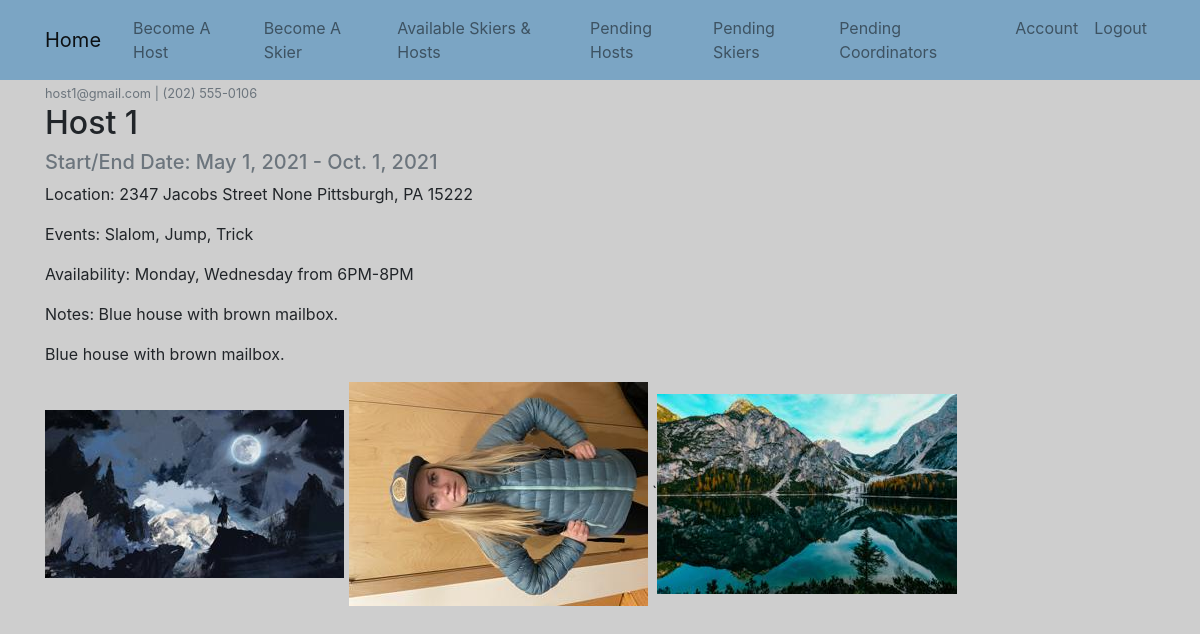
The page /host/28/ (signed in) on the database its author committed.
### host/models.py (models this page shows, shortened)
class Host(models.Model):
    name            = models.CharField(verbose_name="Full Name", max_length=254, null=False)
    email           = models.EmailField(verbose_name="Email", max_length=254, null=False)
    phone_number    = PhoneNumberField(verbose_name="Phone Number", null=False)
    address_1       = models.CharField(verbose_name="Address", max_length=128, null=False)
    address_2       = models.CharField(verbose_name="", max_length=128, blank=True, null=True)
    city            = models.CharField(verbose_name="City", max_length=128, null=False)
    state           = USStateField(verbose_name="State", null=False)
    zip_code        = models.CharField(verbose_name="Zip Code", max_length=10, null=False, validators=[zip_validator])
    events          = MultiSelectField(verbose_name="Events", choices=EVENTS)
    availability    = models.TextField(verbose_name="Availability", null=True)
    notes           = models.TextField(verbose_name="Additional Notes", null=True, blank=True)
    start_date      = models.DateField(verbose_name="Start Date")
    end_date        = models.DateField(verbose_name="End Date")
    image1          = models.ImageField(verbose_name="Site Picture 1", upload_to="./site_pics/", null=True, blank=True)
    image2          = models.ImageField(verbose_name="Site Picture 2", upload_to="./site_pics/", null=True, blank=True)
    image3          = models.ImageField(verbose_name="Site Picture 3", upload_to="./site_pics/", null=True, blank=True)
    approved        = models.BooleanField(default=False, blank=True)

### host/views.py (the view)
# urls.py: path('host/<int:pk>/', host_views.HostDetailView.as_view(), name="host-detail"),
class HostDetailView(DetailView):
    model = Host
    def dispatch(self, request, *args, **kwargs):
        authenticated = False
        if request.user.is_authenticated:
            authenticated = True
            if request.user.approved:
                return super().dispatch(request, *args, **kwargs)
        if authenticated:
            messages.error(request, f"{request.user.username}, your account is not approved!")
        else:
            messages.error(request, "Your are not signed in!")
        return redirect('home')

### host/templates/host/host_detail.html (shortened to what this page needs)
{% extends "base.html" %}
{% block content %}
  <article class="media content-section">
    <div class="media-body">
      <div class="article-metadata">
	    <small class="text-muted">{{ object.email }} | {{ object.phone_number }}</small>
      </div>
      <h2 class="article-title">{{ object.name }}</h2>
      <h5 class="text-muted">Start/End Date: {{ object.start_date }} - {{ object.end_date }}</h5>
      <p class="article-content">Location: {{ object.address_1 }} {{ object.address_2 }} {{ object.city }}, {{ object.state }} {{ object.zip_code }}</p>
      <p class="article-content">Events: {{ object.events }}</p>
      <p class="article-content">Availability: {{ object.availability }}</p>
      <p class="article-content">Notes: {{ object.notes }}</p>
      {% if object.notes %}
        <p class="article-content">{{ object.notes }}</p>
      {% endif %}
      {% if object.image1 %}
        <img class="article-img" src="{{ object.image1.url }}">
      {% endif %}
      {% if object.image2 %}
       <img class="article-img" src="{{ object.image2.url }}">
      {% endif %}
      {% if object.image3 %}
      `<img class="article-img" src="{{ object.image3.url }}">
      {% endif %}
    </div>
  </article>
{% endblock content %}

### rows shown on the page
Host: email "host1@gmail.com", phone_number "(202) 555-0106", name "Host 1", start_date "May 1, 2021", end_date "Oct. 1, 2021", address_1 "2347 Jacobs Street", address_2 "None", city "Pittsburgh", state "PA", zip_code "15222", events "Slalom, Jump, Trick", availability "Monday, Wednesday from 6PM-8PM", notes "Blue house with brown mailbox.", image1 (picture), image2 (picture), image3 (picture)
